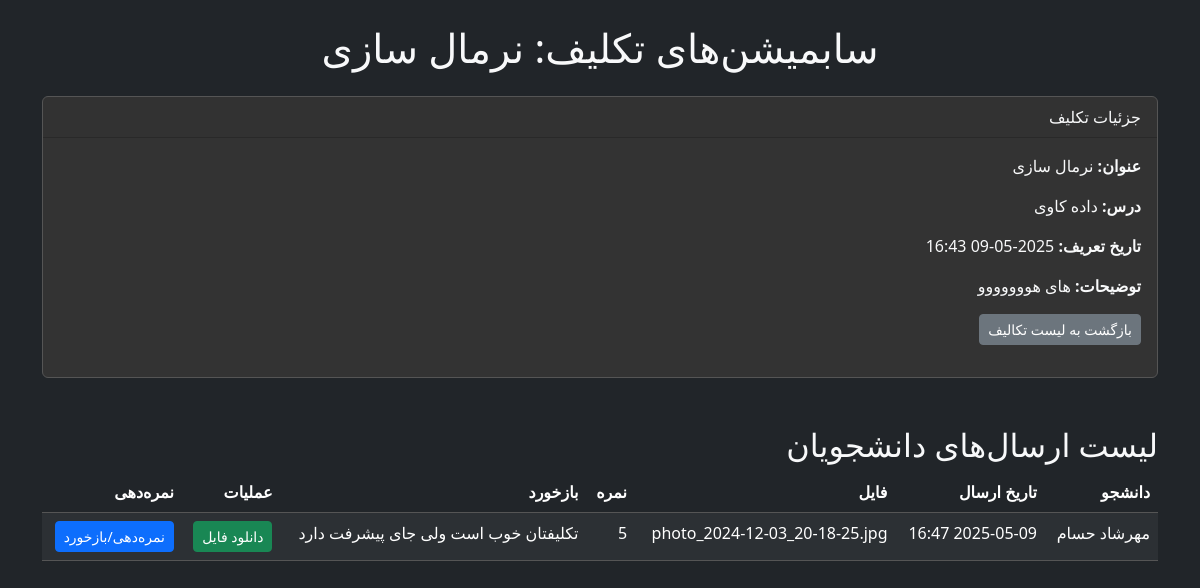
The page /teacher/assignment_submissions/1 (signed in) on the database its author committed.
### main.py (models this page shows, shortened)
class DefinedAssignment(db.Model):
    id = db.Column(db.Integer, primary_key=True)
    title = db.Column(db.String(100), nullable=False)
    description = db.Column(db.Text, nullable=True)
    created_date = db.Column(db.DateTime, nullable=False, default=datetime.utcnow)
    deadline = db.Column(db.DateTime, nullable=True) # مهلت ارسال
    teacher_id = db.Column(db.Integer, db.ForeignKey('user.id'), nullable=False)
    course_id = db.Column(db.Integer, db.ForeignKey('course.id'), nullable=False) # ارتباط با مدل درس
    submissions = db.relationship('Submission', backref='defined_assignment', lazy=True, cascade="all, delete-orphan")

class Course(db.Model):
    id = db.Column(db.Integer, primary_key=True)
    name = db.Column(db.String(100), nullable=False)
    teacher_id = db.Column(db.Integer, db.ForeignKey('user.id'), nullable=False)
    assignments = db.relationship('DefinedAssignment', backref='course', lazy=True, cascade="all, delete-orphan")

class Submission(db.Model):
    id = db.Column(db.Integer, primary_key=True)
    filename = db.Column(db.String(150), nullable=False)
    upload_date = db.Column(db.DateTime, nullable=False, default=datetime.utcnow)
    grade = db.Column(db.String(10), nullable=True) # فیلد نمره (می‌تواند رشته برای Pass/Fail یا عدد باشد)
    feedback = db.Column(db.Text, nullable=True) # فیلد بازخورد استاد
    student_id = db.Column(db.Integer, db.ForeignKey('user.id'), nullable=False)
    defined_assignment_id = db.Column(db.Integer, db.ForeignKey('defined_assignment.id'), nullable=False)

class User(db.Model, UserMixin):
    id = db.Column(db.Integer, primary_key=True)
    first_name = db.Column(db.String(100), nullable=False)
    last_name = db.Column(db.String(100), nullable=False)
    email = db.Column(db.String(120), unique=True, nullable=False)
    password = db.Column(db.String(60), nullable=False)
    role = db.Column(db.String(20), nullable=False) # 'دانشجو' یا 'استاد'
    taught_courses = db.relationship('Course', backref='teacher', lazy=True)
    defined_assignments = db.relationship('DefinedAssignment', backref='teacher', lazy=True)
    submissions = db.relationship('Submission', backref='student', lazy=True)

### main.py (the view)
@app.route('/teacher/assignment_submissions/<int:assignment_id>')
@login_required
def assignment_submissions(assignment_id):
    if current_user.role != 'استاد':
        flash('شما اجازه دسترسی به این صفحه را ندارید.', 'danger')
        return redirect(url_for('index'))
    defined_assignment = DefinedAssignment.query.get_or_404(assignment_id)
    if defined_assignment.teacher_id != current_user.id:
         flash('شما اجازه دسترسی به سابمیشن‌های این تکلیف را ندارید.', 'danger')
         return redirect(url_for('teacher_dashboard'))
    submissions = Submission.query.filter_by(defined_assignment_id=assignment_id).all()
    return render_template('assignment_submissions.html',
                           defined_assignment=defined_assignment,
                           submissions=submissions)

### main.py (called while the page is built)
@login_manager.user_loader
def load_user(user_id):
    return User.query.get(int(user_id))

### templates/assignment_submissions.html (shortened to what this page needs)
{% extends "base.html" %}
{% block content %}
<h1 class="text-center mb-4">سابمیشن‌های تکلیف: {{ defined_assignment.title }}</h1>
<div class="card bg-secondary text-light mb-4">
    <div class="card-header">جزئیات تکلیف</div>
    <div class="card-body">
        <p><strong>عنوان:</strong> {{ defined_assignment.title }}</p>
        <p><strong>درس:</strong> {{ defined_assignment.course.name if defined_assignment.course else '-' }}</p>
        <p><strong>تاریخ تعریف:</strong> {{ defined_assignment.created_date.strftime('%Y-%m-%d %H:%M') }}</p>
        <p><strong>توضیحات:</strong> {{ defined_assignment.description if defined_assignment.description else '-' }}</p>
        <p><a href="{{ url_for('teacher_dashboard') }}#assignments" class="btn btn-sm btn-secondary">بازگشت به لیست تکالیف</a></p>
    </div>
</div>
<h2 class="mt-5">لیست ارسال‌های دانشجویان</h2>
{% if submissions %}
    <div class="table-responsive">
    <table class="table table-dark table-striped">
        <thead>
            <tr>
                <th scope="col">دانشجو</th>
                <th scope="col">تاریخ ارسال</th>
                <th scope="col">فایل</th>
                <th scope="col">نمره</th>
                <th scope="col">بازخورد</th>
                <th scope="col">عملیات</th>
                <th scope="col">نمره‌دهی</th>
            </tr>
        </thead>
        <tbody>
            {% for submission in submissions %}
            <tr>
                <td>{{ submission.student.first_name }} {{ submission.student.last_name }}</td>
                <td>{{ submission.upload_date.strftime('%Y-%m-%d %H:%M') }}</td>
                <td>{{ submission.filename }}</td>
                <td>{{ submission.grade if submission.grade else '-' }}</td>
                <td>{{ submission.feedback if submission.feedback else '-' }}</td>
                <td>
                    <a href="{{ url_for('uploaded_file', filename=submission.filename) }}" class="btn btn-sm btn-success">دانلود فایل</a>
                </td>
                 <td>
                    <a href="{{ url_for('grade_submission', submission_id=submission.id) }}" class="btn btn-sm btn-primary">نمره‌دهی/بازخورد</a>
                </td>
            </tr>
            {% endfor %}
        </tbody>
    </table>
    </div>
{% else %}
    <p>هیچ دانشجویی هنوز این تکلیف را ارسال نکرده است.</p>
{% endif %}
{% endblock %}

### static/css/style.css (style rules this page uses)
body { background-color: #1a1a1a; color: #f0f0f0; font-family: 'Vazirmatn', sans-serif; direction: rtl; text-align: right; }
.btn-primary { background-color: #007bff; border-color: #007bff; }
.btn-success { background-color: #28a745; border-color: #28a745; }
.card.bg-secondary { background-color: #333 !important; color: #f0f0f0; border-color: #555; }
.card-header { border-bottom: 1px solid #555; }
.table-dark { --bs-table-bg: #333; --bs-table-striped-bg: #444; --bs-table-color: #f0f0f0; --bs-table-border-color: #555; }
.table-dark th, .table-dark td { border-color: #555; }

### rows shown on the page
DefinedAssignment: title "نرمال سازی", created_date "2025-05-09 16:43", description "های هووووووو"
Course: course "داده کاوی"
Submission: student.first_name "مهرشاد", student.last_name "حسام", upload_date "2025-05-09 16:47", filename "photo_2024-12-03_20-18-25.jpg", grade "5", feedback "تکلیفتان خوب است ولی جای پیشرفت دارد"
